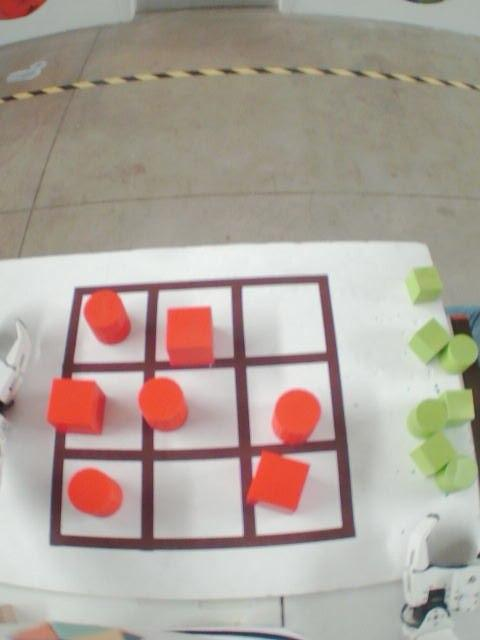
#> input picture image_processing/data/001.jpg, 480 x 640 px
$ python test.py
#> lines starting #> are read from the running program, lines starting #| are printed output that depends on the picture; after the words box and inside, x2 and y2 are one past the last pixel; in counts of white or black regions, pixels touching at a corner belong together
import matplotlib.pyplot as plt
import numpy as np
from cv2 import cv2


def isolate_grid(img_path, img_name, debug=False):
    # Load image and convert to grayscale
#> called with img_path = 'data/', img_name = '001.jpg', debug = True
    image = cv2.imread(img_path + img_name)
#> image is the input picture: shape (640, 480, 3); mean B, G, R 152.4, 161.6, 173.2
    gray = cv2.cvtColor(image, cv2.COLOR_BGR2GRAY)
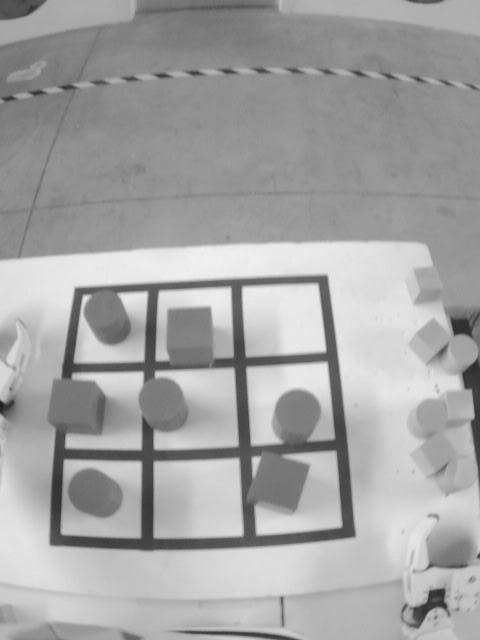
#> gray: shape (640, 480); min 28, max 242, mean 164.1
    blur = cv2.medianBlur(gray, 5)

    # filter out noise, then threshold
    sharpen_kernel = np.array([[-1, -1, -1], [-1, 9, -1], [-1, -1, -1]])
    sharpen = cv2.filter2D(blur, -1, sharpen_kernel)
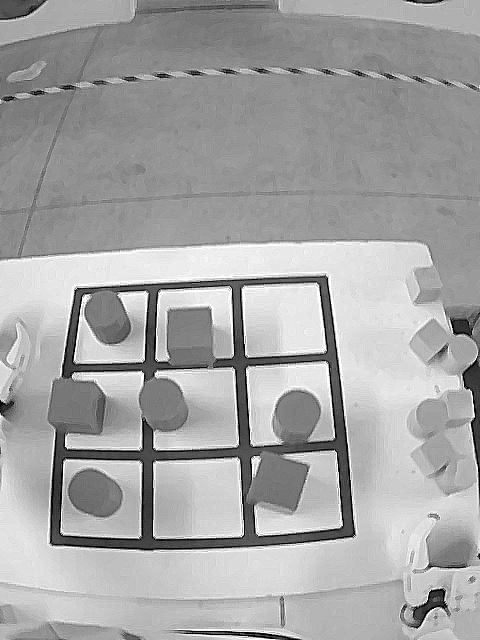
#> sharpen: shape (640, 480); min 0, max 255, mean 164.2
    thresh = cv2.threshold(sharpen, 150, 255, cv2.THRESH_BINARY_INV)[1]
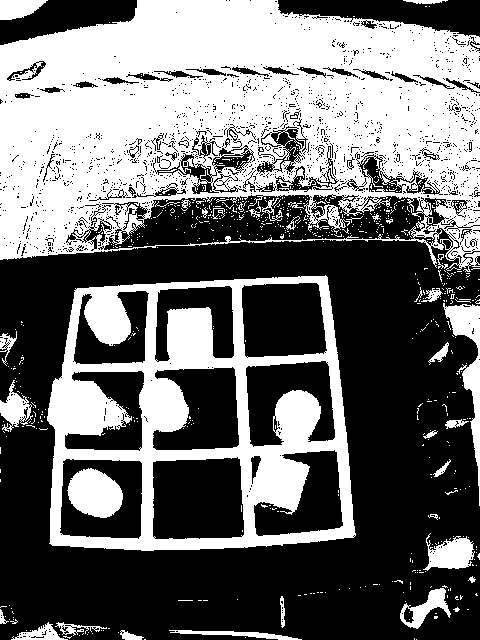
#> thresh: shape (640, 480); 43.1% white; 691 white regions (652 under 20 px), largest, box (x1, y1, x2, y2) and area: (0, 0, 480, 272) 86509, (47, 275, 356, 551) 33553, (67, 468, 123, 518) 2039

    # morphology treatment then find contours
    kernel = cv2.getStructuringElement(cv2.MORPH_RECT, (3, 3))
    close = cv2.morphologyEx(thresh, cv2.MORPH_CLOSE, kernel, iterations=2)
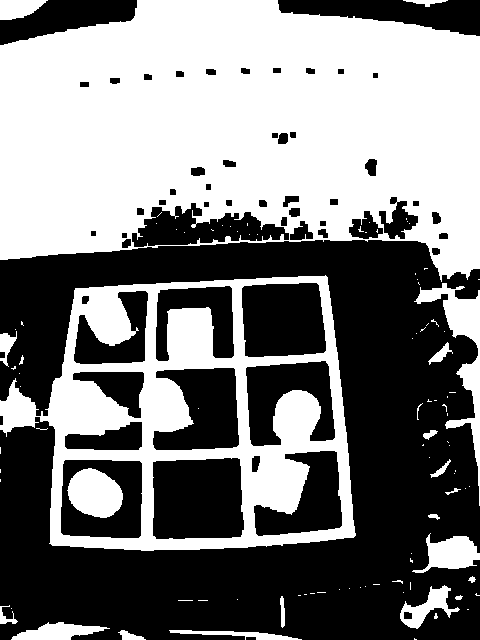
#> close: shape (640, 480); 49.1% white; 98 white regions (75 under 20 px)
    cnts = cv2.findContours(close, cv2.RETR_EXTERNAL, cv2.CHAIN_APPROX_SIMPLE)
#> cnts = 78 contours, 60 with area under 20; largest, box (x1, y1, x2, y2) and area: (0, 0, 480, 282) 110274, (0, 275, 356, 551) 76488, (414, 283, 480, 506) 2699, (412, 533, 480, 573) 1338, (400, 585, 460, 629) 918
    cnts = cnts[0] if len(cnts) == 2 else cnts[1]

    # find the largest contour
    max_cnt = None
    max_area = 0
    maximum = 100000
    for c in cnts:
        area = cv2.contourArea(c)
        if max_area < area < maximum:
            max_area = area
            max_cnt = c
#> this loop made 78 passes
#> (area, max_area) on passes 2, 4, 24, 31, 69, 73: (420, 420), (909, 909), (918, 918), (1337.5, 1337.5), (2699, 2699), (76488, 76488)
#> area on passes 3, 8, 12, 28, 32, 40: 116.5, 85, 84.5, 22, 29.5, 79
#> after the loop, max_area = 76488; max_cnt = contour of 289 points, box (x1, y1, x2, y2) (0, 275, 356, 551), area 76488

    # crop the largest contour
    x, y, w, h = cv2.boundingRect(max_cnt)
#> x = 0; y = 275; w = 356; h = 276
    x = x - 10 if x - 10 > 0 else x
    y = y - 10 if y - 10 > 0 else y
#> y = 265
    h = h + 10 if h + 10 < image.shape[0] else h
#> h = 286
    w = w + 10 if w + 10 < image.shape[1] else w
#> w = 366
    ROI = image[y:y + h, x:x + w]
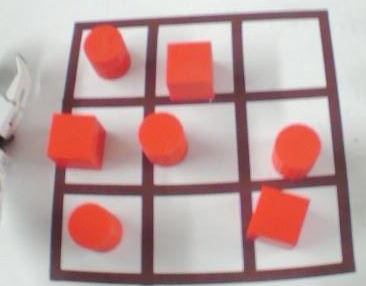
#> ROI: shape (286, 366, 3); mean B, G, R 155.2, 156.5, 189.1
    cv2.imwrite('process/' + img_name, ROI)
    if debug:
        plt.imshow(ROI)
        plt.show()


if __name__ == '__main__':
    isolate_grid('data/', '001.jpg', debug=True)

$ run again, with image_processing/data/002.jpg copied over image_processing/data/001.jpg
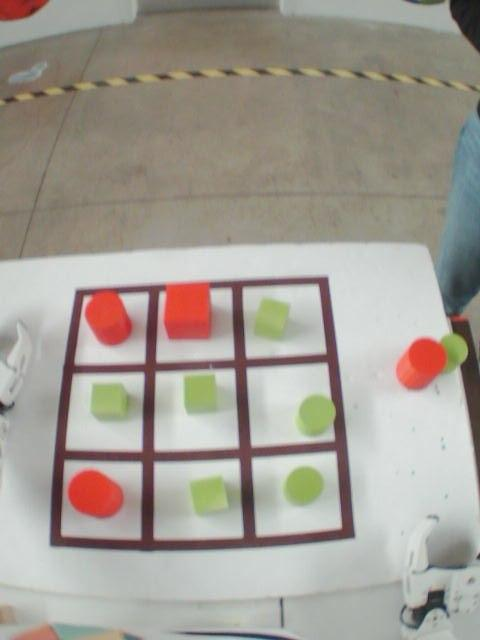
#> input picture image_processing/data/002.jpg, 480 x 640 px
#> in isolate_grid, image is the input picture: shape (640, 480, 3); mean B, G, R 147.5, 156.3, 162.3
#> in isolate_grid, `thresh = cv2.threshold(sharpen, 150, 255, cv2.THRESH_BINARY_INV)[1]`:
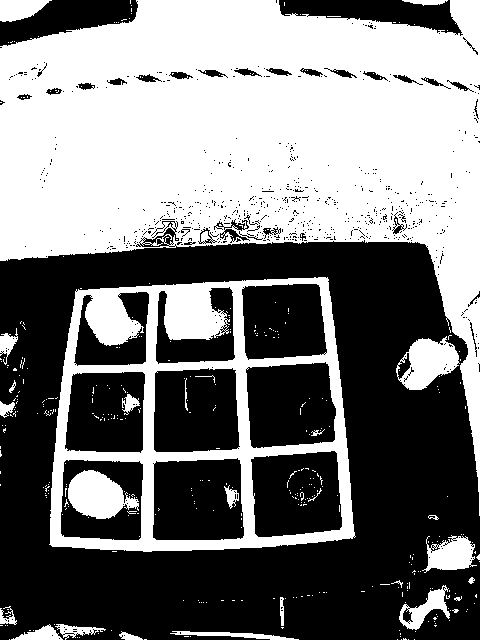
#> thresh: shape (640, 480); 48% white; 386 white regions (359 under 20 px), largest, box (x1, y1, x2, y2) and area: (0, 0, 480, 516) 112077, (49, 277, 356, 552) 24431, (68, 470, 139, 519) 2216
#> close: shape (640, 480); 50% white; 30 black regions
#> cnts = 61 contours, 44 with area under 20; largest, box (x1, y1, x2, y2) and area: (0, 0, 480, 516) 117928, (43, 277, 356, 552) 74760, (412, 534, 480, 575) 1388, (399, 585, 459, 632) 976, (9, 624, 106, 640) 854
#> the loop in isolate_grid, `for c in cnts:` made 61 passes
#> (area, max_area) on passes 3, 7, 31, 36, 58: (403.5, 403.5), (854, 854), (976, 976), (1388, 1388), (74760, 74760)
#> after the loop in isolate_grid, `for c in cnts:`: max_area = 74760; max_cnt = contour of 227 points, box (x1, y1, x2, y2) (43, 277, 356, 552), area 74760
#> in isolate_grid, `x, y, w, h = cv2.boundingRect(max_cnt)`: x = 43; y = 277; w = 313; h = 275
#> in isolate_grid, `x = x - 10 if x - 10 > 0 else x`: x = 33
#> in isolate_grid, `y = y - 10 if y - 10 > 0 else y`: y = 267
#> in isolate_grid, `h = h + 10 if h + 10 < image.shape[0] else h`: h = 285
#> in isolate_grid, `w = w + 10 if w + 10 < image.shape[1] else w`: w = 323
#> in isolate_grid, `ROI = image[y:y + h, x:x + w]`:
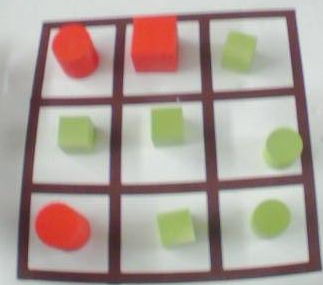
#> ROI: shape (285, 323, 3); mean B, G, R 150.2, 157.6, 171.3
